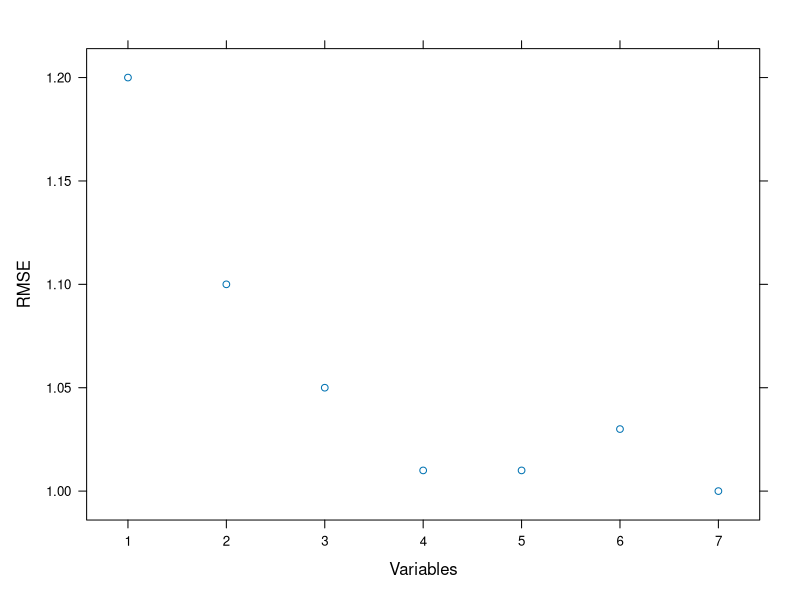
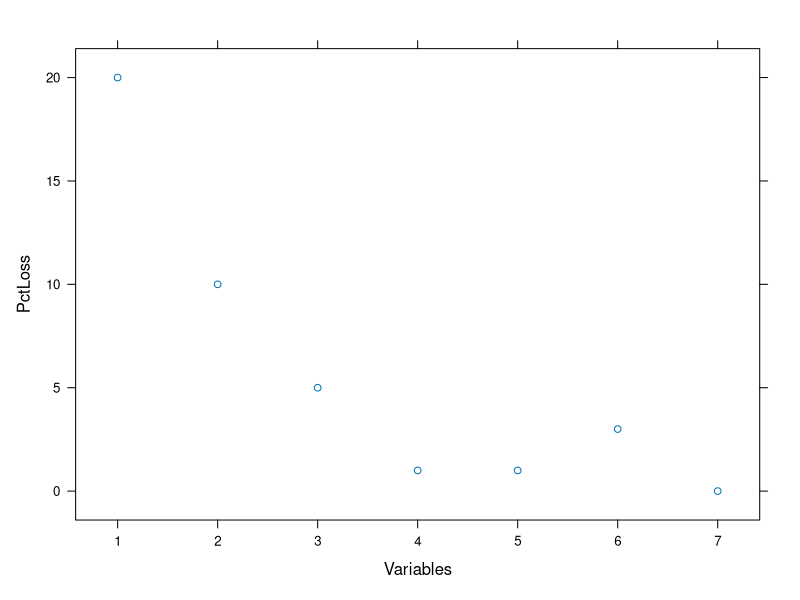
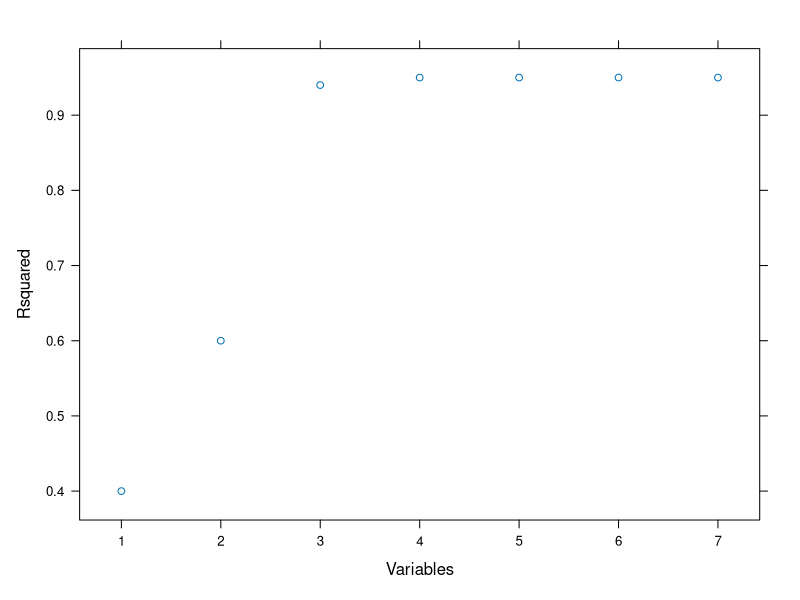
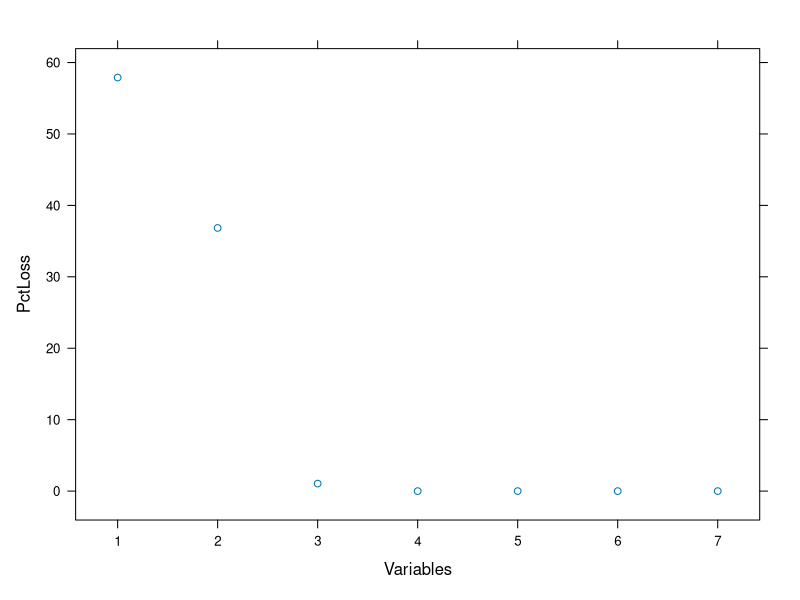

Source code (R) for these figures, in order:
library(caret)


### Name: pickSizeBest
### Title: Backwards Feature Selection Helper Functions
### Aliases: pickSizeBest pickSizeTolerance pickVars caretFuncs lmFuncs
###   rfFuncs gamFuncs treebagFuncs ldaFuncs nbFuncs lrFuncs
### Keywords: datasets models

### ** Examples


## For picking subset sizes:
## Minimize the RMSE
example <- data.frame(RMSE = c(1.2, 1.1, 1.05, 1.01, 1.01, 1.03, 1.00),
                      Variables = 1:7)
## Percent Loss in performance (positive)
example$PctLoss <- (example$RMSE - min(example$RMSE))/min(example$RMSE)*100

xyplot(RMSE ~ Variables, data= example)
xyplot(PctLoss ~ Variables, data= example)

absoluteBest <- pickSizeBest(example, metric = "RMSE", maximize = FALSE)
within5Pct <- pickSizeTolerance(example, metric = "RMSE", maximize = FALSE)

cat("numerically optimal:",
    example$RMSE[absoluteBest],
    "RMSE in position",
    absoluteBest, "\n")
cat("Accepting a 1.5 pct loss:",
    example$RMSE[within5Pct],
    "RMSE in position",
    within5Pct, "\n")

## Example where we would like to maximize
example2 <- data.frame(Rsquared = c(0.4, 0.6, 0.94, 0.95, 0.95, 0.95, 0.95),
                      Variables = 1:7)
## Percent Loss in performance (positive)
example2$PctLoss <- (max(example2$Rsquared) - example2$Rsquared)/max(example2$Rsquared)*100

xyplot(Rsquared ~ Variables, data= example2)
xyplot(PctLoss ~ Variables, data= example2)

absoluteBest2 <- pickSizeBest(example2, metric = "Rsquared", maximize = TRUE)
within5Pct2 <- pickSizeTolerance(example2, metric = "Rsquared", maximize = TRUE)

cat("numerically optimal:",
    example2$Rsquared[absoluteBest2],
    "R^2 in position",
    absoluteBest2, "\n")
cat("Accepting a 1.5 pct loss:",
    example2$Rsquared[within5Pct2],
    "R^2 in position",
    within5Pct2, "\n")
